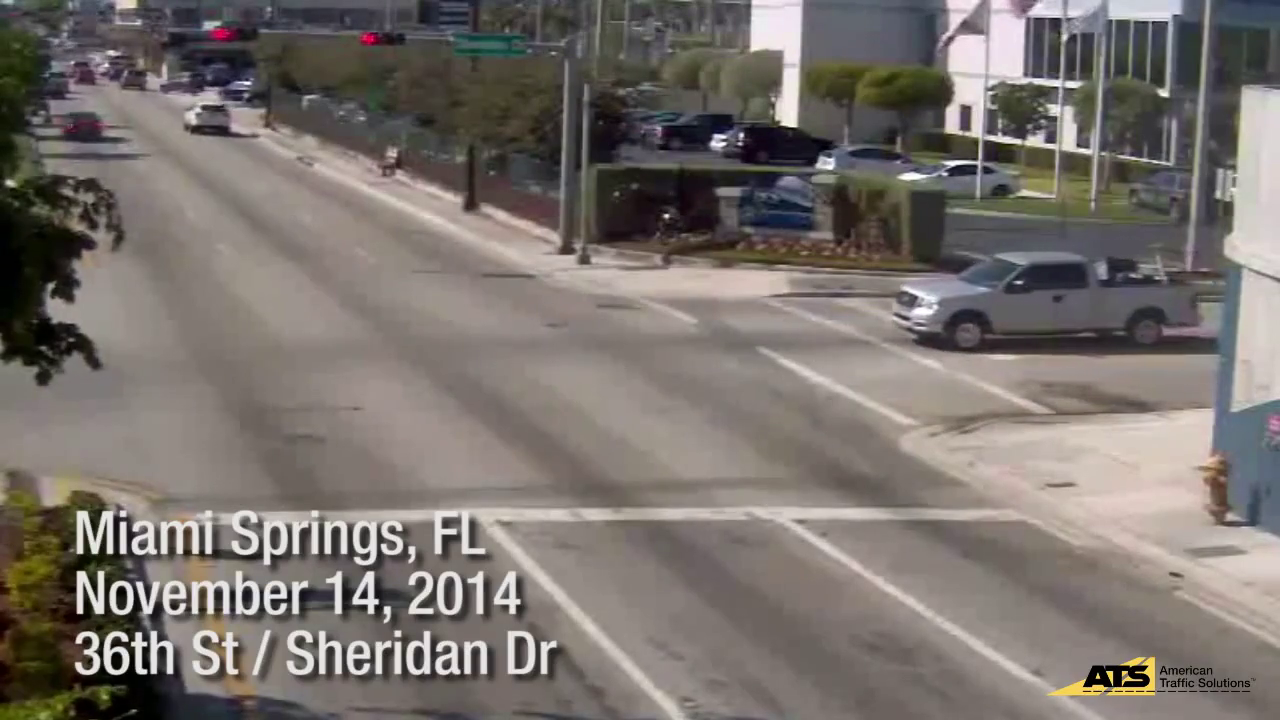
#> input picture frame 23 of OpenVino-For-SmartCity/data/NewVideo9-trimmed.mp4, 1280 x 720 px, given in place of 2.mp4, which was not available
$ python 'optical flow.py'
#> lines starting #> are read from the running program, lines starting #| are printed output that depends on the picture; after the words box and inside, x2 and y2 are one past the last pixel; in counts of white or black regions, pixels touching at a corner belong together; pictures that were not available may be replaced by others from this repository, and a replacement may not be noted
import numpy as np
import cv2 as cv

feature_params = dict( maxCorners = 10,
                       qualityLevel = 0.98,
                       minDistance = 100,
                       blockSize = 8 )

lk_params = dict( winSize  = (10,10),
                  maxLevel = 5,
                  criteria = (cv.TERM_CRITERIA_EPS | cv.TERM_CRITERIA_COUNT, 10, 0.03), flags = cv.OPTFLOW_LK_GET_MIN_EIGENVALS )

class point:
    def __init__(self):
        self.data = []

    def add(self, value):
        self.data.append(value)
        if len(self.data) >= 6:
            self.data.pop(0)

    def getSum(self):
        sumX = 0; sumY = 0
        for i in self.data:
            sumX += i[0]
            sumY += i[1]
        return [sumX, sumY]

class SLAM:
    def __init__(self, lk, fp):
        self.lk_params = lk;
        self.feature_params = fp
        self.cap = cv.VideoCapture("C:/Users/Itrs/Downloads/people-counting-opencv/videos/2.mp4")
        self.cap.set(cv.CAP_PROP_EXPOSURE, -3)
        self.h = int(self.cap.get(cv.CAP_PROP_FRAME_HEIGHT))
        self.w = int(self.cap.get(cv.CAP_PROP_FRAME_WIDTH))
        self.mask = np.zeros((self.h,self.w,1), np.uint8); self.mask[:] = 255
        self.clahe = cv.createCLAHE(clipLimit=2.0, tileGridSize=(8,8))

        self.diff_frame = np.zeros((self.h,self.w,3), np.uint8)

        self.frame = None
        self.getFrame()
#> in getFrame, frame is the input picture: shape (720, 1280, 3); mean B, G, R 109.3, 114.1, 120.9
#> in getFrame, `self.frame = cv.cvtColor(frame, cv.COLOR_BGR2GRAY)`:
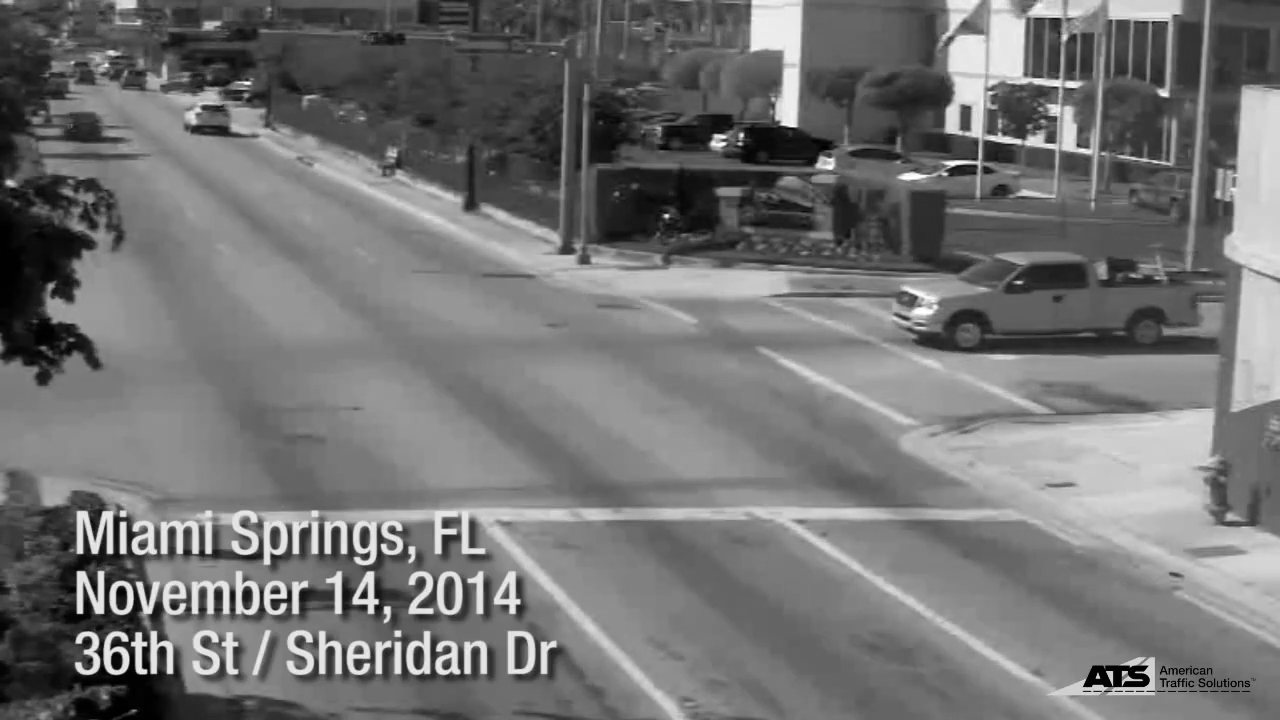
#> self.frame: shape (720, 1280); min 0, max 255, mean 115.5
        self.p0 = cv.goodFeaturesToTrack(self.frame, mask = self.mask, **self.feature_params)
#> self.p0 = [[1110, 674]]

        self.st = np.array([[0] for i in range(len(self.p0))])
#> self.st = [0]
        self.trackMemory = np.array([point() for i in range(len(self.p0))])

    def getFrame(self):
        ret, frame = self.cap.read()
        #frame = cv.resize(frame_1 , (512 , 512))
        self.frame = cv.cvtColor(frame, cv.COLOR_BGR2GRAY)
        self.frame = cv.bilateralFilter(self.frame, 9, 75, 75)
        #self.frame = self.clahe.apply(self.frame)

    def getFeatures(self):
        new = cv.goodFeaturesToTrack(self.frame, mask = self.mask, **self.feature_params)
        if np.any(new != None):
            self.p0 = np.concatenate((self.p0, new), axis=0)
            self.st = np.concatenate((self.st, [[0] for i in range(len(new))]), axis=0)
            self.trackMemory = np.concatenate((self.trackMemory, [point() for i in range(len(new))]), axis=0)

            return len(new)
        return 0

    def setMask(self):
        self.mask[:] = 255
        for x in self.p0:
            a,b = x.ravel()
            self.mask = cv.circle(self.mask,(a,b), self.feature_params["minDistance"], (0,0,0), -1)

    def track(self, st, new):
        old = self.p0[st != 0]

        diff = np.subtract(old, new)#.reshape(-1,1,2)
        for i in range(len(diff)):
            self.trackMemory[i].add([diff[i][0], diff[i][1]])

        delta = []
        for i in range(len(self.st)):
            if self.st[i][0] >= 5:
                sx, sy = self.trackMemory[i].getSum()
                delta.append([new[i][0], new[i][1], sx, sy])
        return delta


    def iterate(self):
        old_frame = self.frame.copy()
        self.getFrame()
        if np.any(old_frame == None):
            return
        p1, st, err = cv.calcOpticalFlowPyrLK(old_frame, self.frame, self.p0, None, **self.lk_params)
#> p1 = [[1110, 674]]; st = [1]; err = [0.759]
        self.st = np.add(self.st, st)
#> self.st = [1]
        self.st = self.st[st != 0].reshape(-1,1)
        self.trackMemory = self.trackMemory[st.reshape(-1) != 0]

        good_new = p1[st != 0]
#> good_new = [[1110, 674]]
        diff = self.track(st, good_new)
#> in track, `diff = np.subtract(old, new)#.reshape(-1,1,2)`: diff = [[0, 0]]
#> the loop in track, `for i in range(len(diff)):` made 1 pass
#> the loop in track, `for i in range(len(self.st)):` made 1 pass
#> after the loop in track, `for i in range(len(self.st)):`: delta = []
#> diff = []

        self.p0 = good_new.reshape(-1,1,2)
        self.setMask()
#> the loop in setMask, `for x in self.p0:` made 1 pass
#> pass 1, in setMask, `self.mask = cv.circle(self.mask,(a,b), self.feature_params["minDistanc..`:
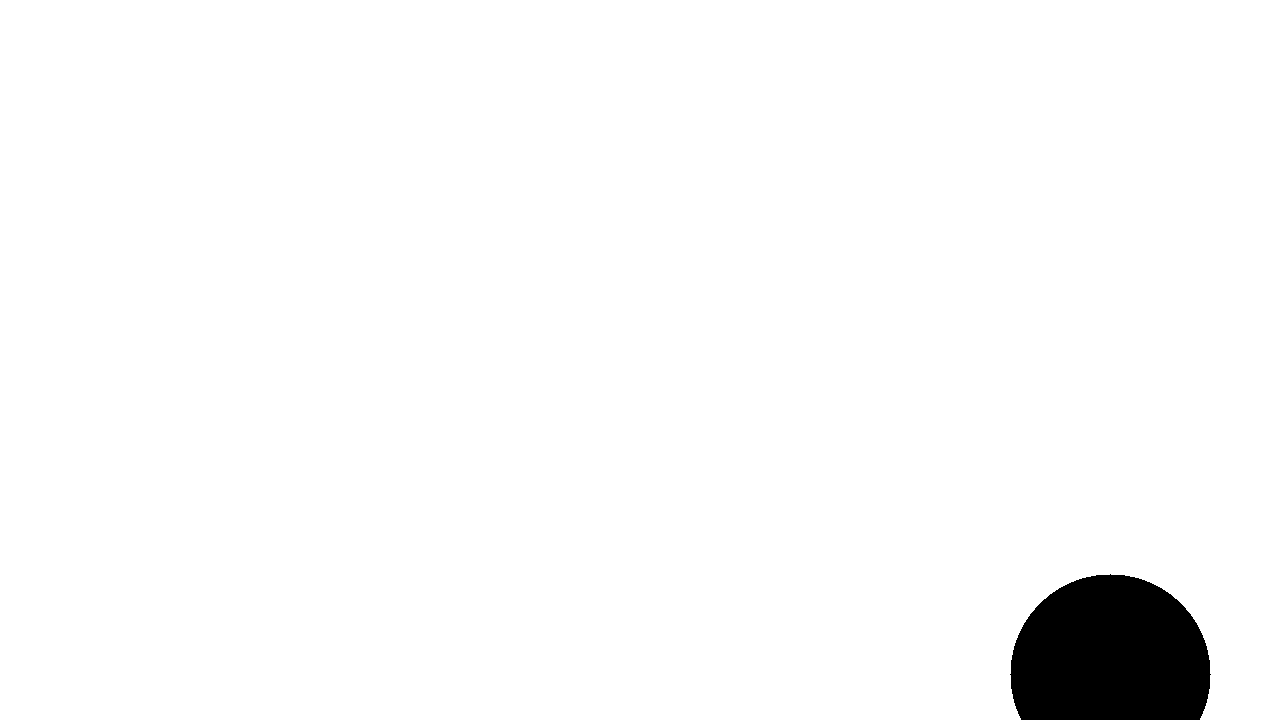
#> self.mask: shape (720, 1280, 1); 97.3% white; 1 black region, box (x1, y1, x2, y2) and area: (1010, 574, 1211, 720) 24482
        features_number = self.getFeatures()
#> in getFeatures, `new = cv.goodFeaturesToTrack(self.frame, mask = self.mask, **self.feat..`: new = [[147, 671]]
#> in getFeatures, `self.p0 = np.concatenate((self.p0, new), axis=0)`: self.p0 = [[1110, 674], [147, 671]]
#> in getFeatures, `self.st = np.concatenate((self.st, [[0] for i in range(len(new))]), ax..`: self.st = [1, 0]
#> features_number = 1

        vframe = cv.cvtColor(self.frame, cv.COLOR_GRAY2BGR)
        for a,b in good_new:
            vframe = cv.circle(vframe,(a,b),5,(255,0,0),-1)
#> this loop made 1 pass
        cv.imshow('frame',vframe)

        self.diff_frame[:] = (0,0,0)

        for x,y,dx,dy in diff:
            delta = np.sqrt( dx**2 + dy**2 )
            d_color = int(delta/4 * 255/2)
            self.diff_frame = cv.circle(self.diff_frame,(x,y),3,(d_color,0,0),-1)
#> this loop made 0 passes
#> self.diff_frame: shape (720, 1280, 3); every value is 0
        cv.imshow('color',self.diff_frame)


S = SLAM(lk_params, feature_params)

while True:
    S.iterate()
    k = cv.waitKey(30) & 0xff
#> (key Esc is pressed here)
    if k == 27:
        break

$ run again, starting later in the video
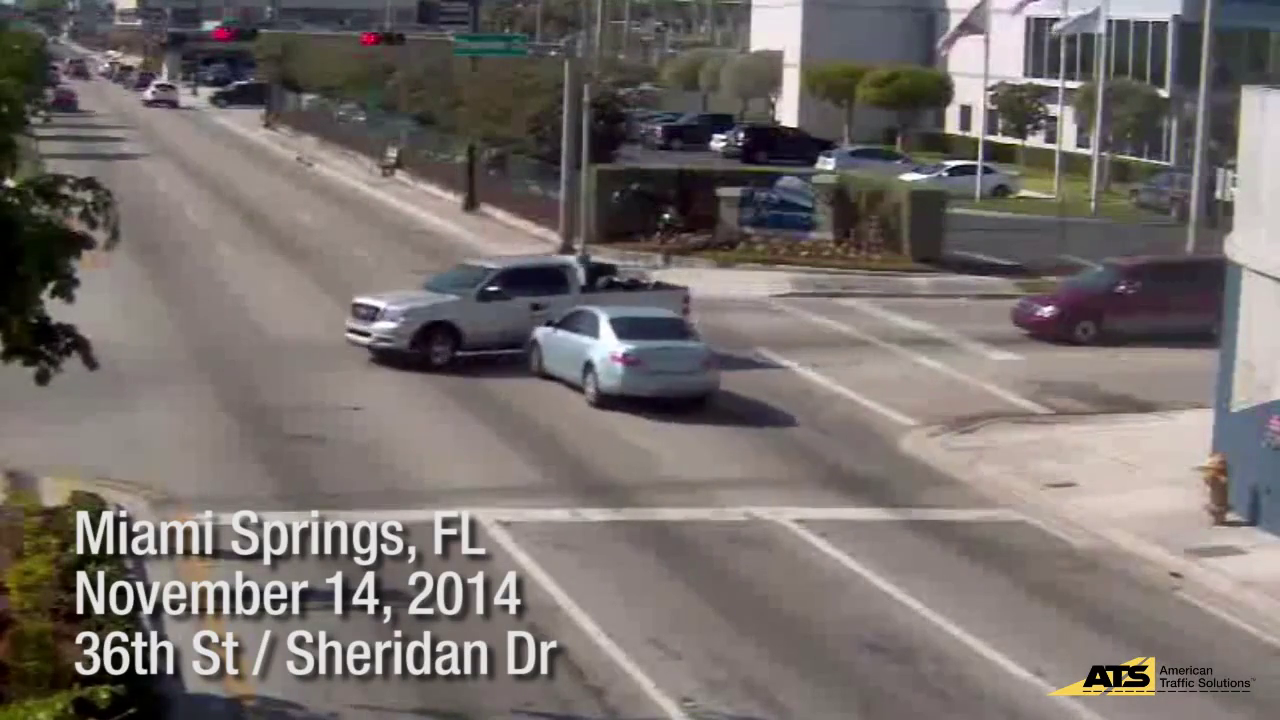
#> input picture frame 106 of OpenVino-For-SmartCity/data/NewVideo9-trimmed.mp4, 1280 x 720 px, given in place of 2.mp4, which was not available
#> in getFrame, frame is the input picture: shape (720, 1280, 3); mean B, G, R 107.5, 110.7, 118.1
#> in __init__, `self.p0 = cv.goodFeaturesToTrack(self.frame, mask = self.mask, **self...`: self.p0 = [[1110, 674]]
#> in __init__, `self.st = np.array([[0] for i in range(len(self.p0))])`: self.st = [0]
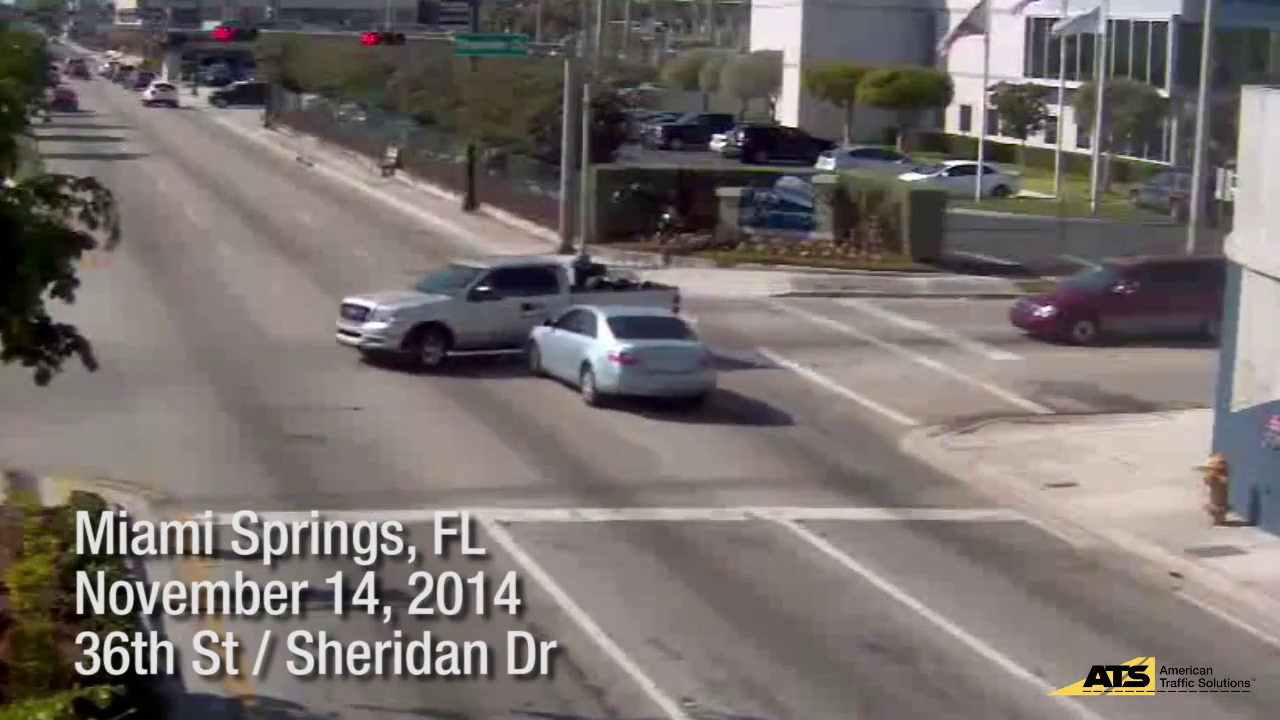
#> input picture frame 107 of OpenVino-For-SmartCity/data/NewVideo9-trimmed.mp4, 1280 x 720 px, given in place of 2.mp4, which was not available
#> in getFrame, frame is the input picture: shape (720, 1280, 3); mean B, G, R 107.6, 110.7, 118.1
#> p1 = [[1110, 674]]; st = [1]; err = [0.773]
#> in iterate, `self.st = np.add(self.st, st)`: self.st = [1]
#> good_new = [[1110, 674]]
#> in track, `diff = np.subtract(old, new)#.reshape(-1,1,2)`: diff = [[0, -0.000122]]
#> the loop in track, `for i in range(len(diff)):` made 1 pass
#> the loop in track, `for i in range(len(self.st)):` made 1 pass
#> after the loop in track, `for i in range(len(self.st)):`: delta = []
#> the loop in setMask, `for x in self.p0:` made 1 pass
#> new = [[147, 671]]
#> in getFeatures, `self.p0 = np.concatenate((self.p0, new), axis=0)`: self.p0 = [[1110, 674], [147, 671]]
#> in getFeatures, `self.st = np.concatenate((self.st, [[0] for i in range(len(new))]), ax..`: self.st = [1, 0]
#> features_number = 1
#> the loop in iterate, `for a,b in good_new:` made 1 pass
#> pass 1, in iterate, `vframe = cv.circle(vframe,(a,b),5,(255,0,0),-1)`:
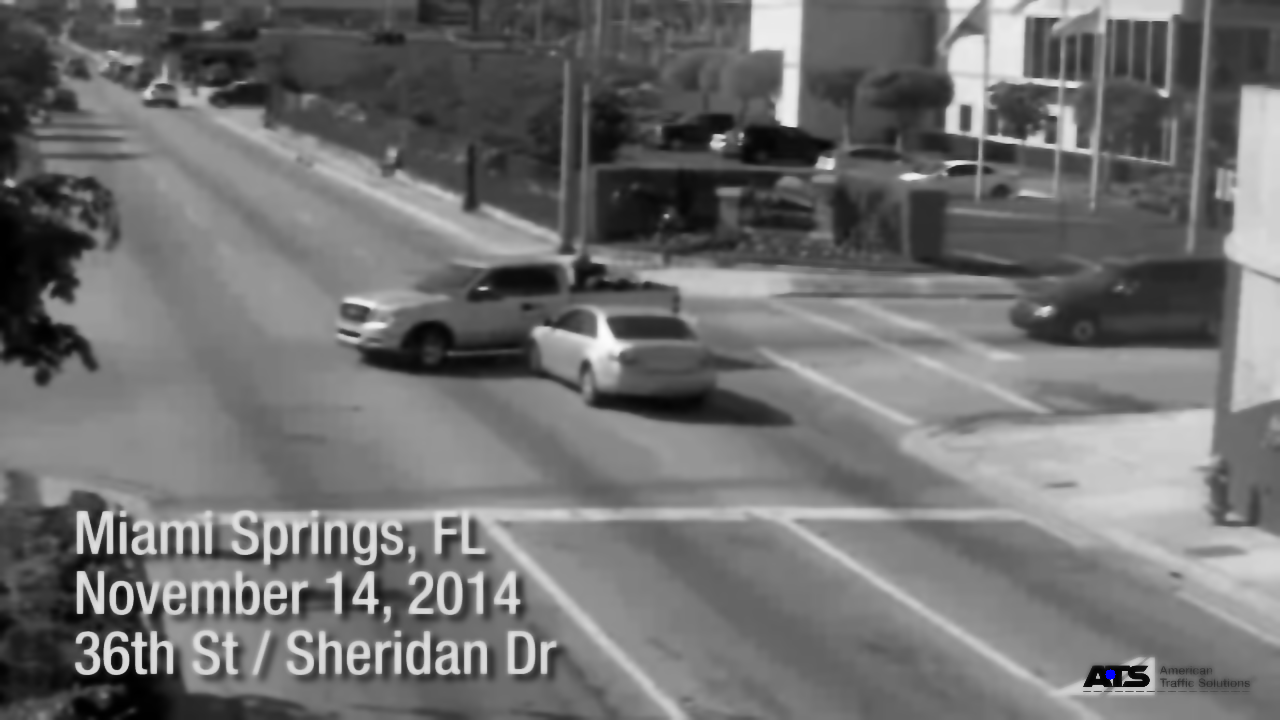
#> vframe: shape (720, 1280, 3); mean B, G, R 112.5, 112.5, 112.5

$ run again, starting later in the video
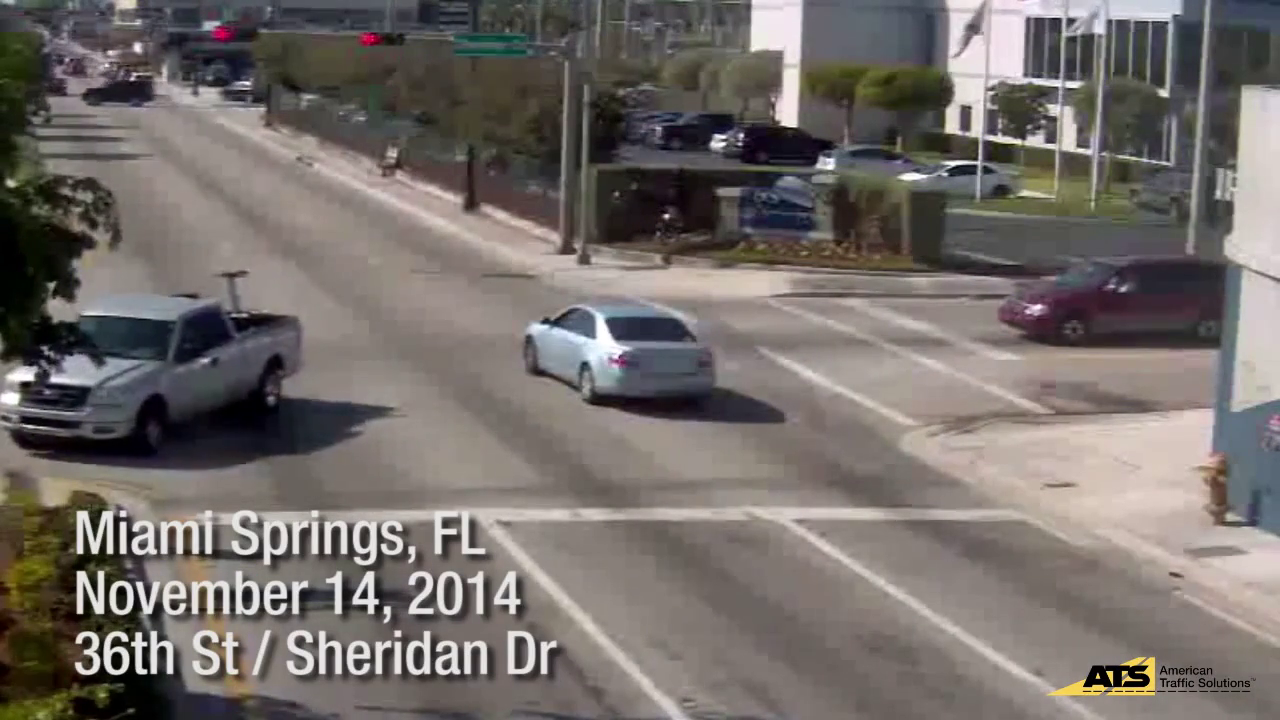
#> input picture frame 189 of OpenVino-For-SmartCity/data/NewVideo9-trimmed.mp4, 1280 x 720 px, given in place of 2.mp4, which was not available
#> in getFrame, frame is the input picture: shape (720, 1280, 3); mean B, G, R 105.9, 109.6, 115.9
#> in getFrame, `self.frame = cv.cvtColor(frame, cv.COLOR_BGR2GRAY)`:
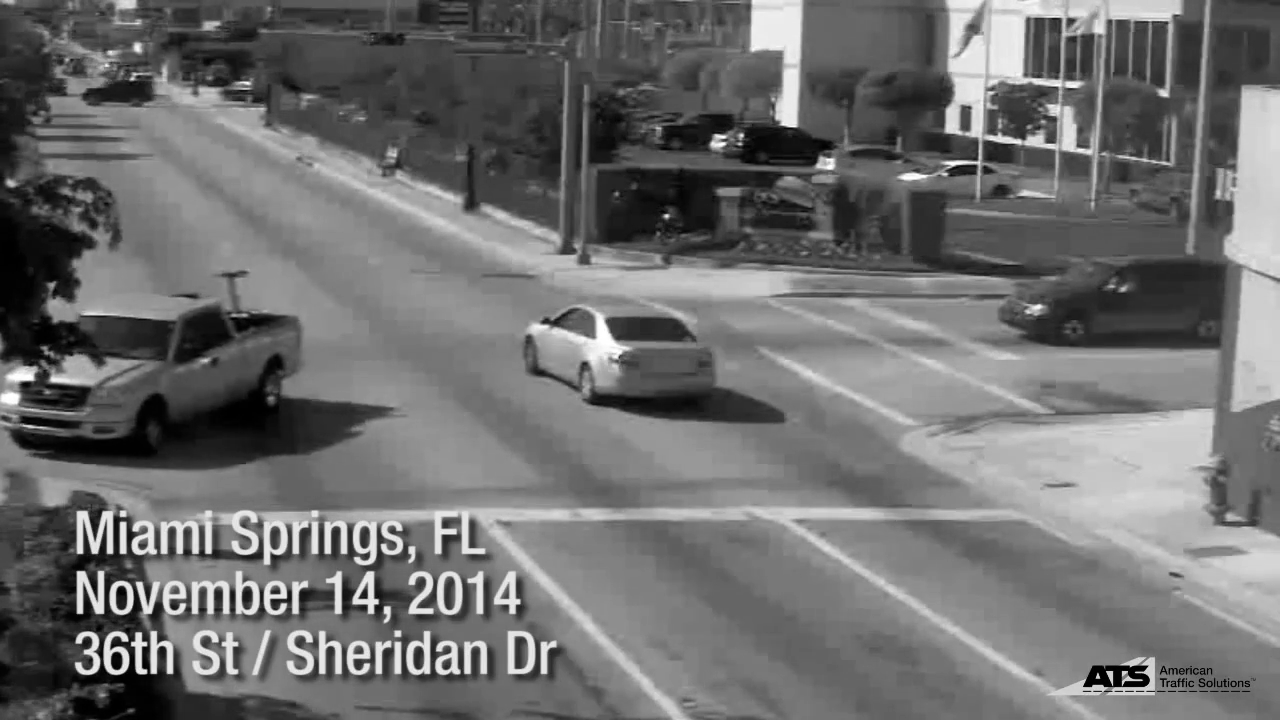
#> self.frame: shape (720, 1280); min 0, max 255, mean 111
#> in __init__, `self.p0 = cv.goodFeaturesToTrack(self.frame, mask = self.mask, **self...`: self.p0 = [[1110, 674]]
#> in __init__, `self.st = np.array([[0] for i in range(len(self.p0))])`: self.st = [0]
#> p1 = [[1110, 674]]; st = [1]; err = [0.767]
#> in iterate, `self.st = np.add(self.st, st)`: self.st = [1]
#> good_new = [[1110, 674]]
#> in track, `diff = np.subtract(old, new)#.reshape(-1,1,2)`: diff = [[0, -6.1e-05]]
#> the loop in track, `for i in range(len(diff)):` made 1 pass
#> the loop in track, `for i in range(len(self.st)):` made 1 pass
#> after the loop in track, `for i in range(len(self.st)):`: delta = []
#> the loop in setMask, `for x in self.p0:` made 1 pass
#> new = [[147, 671]]
#> in getFeatures, `self.p0 = np.concatenate((self.p0, new), axis=0)`: self.p0 = [[1110, 674], [147, 671]]
#> in getFeatures, `self.st = np.concatenate((self.st, [[0] for i in range(len(new))]), ax..`: self.st = [1, 0]
#> features_number = 1
#> the loop in iterate, `for a,b in good_new:` made 1 pass
